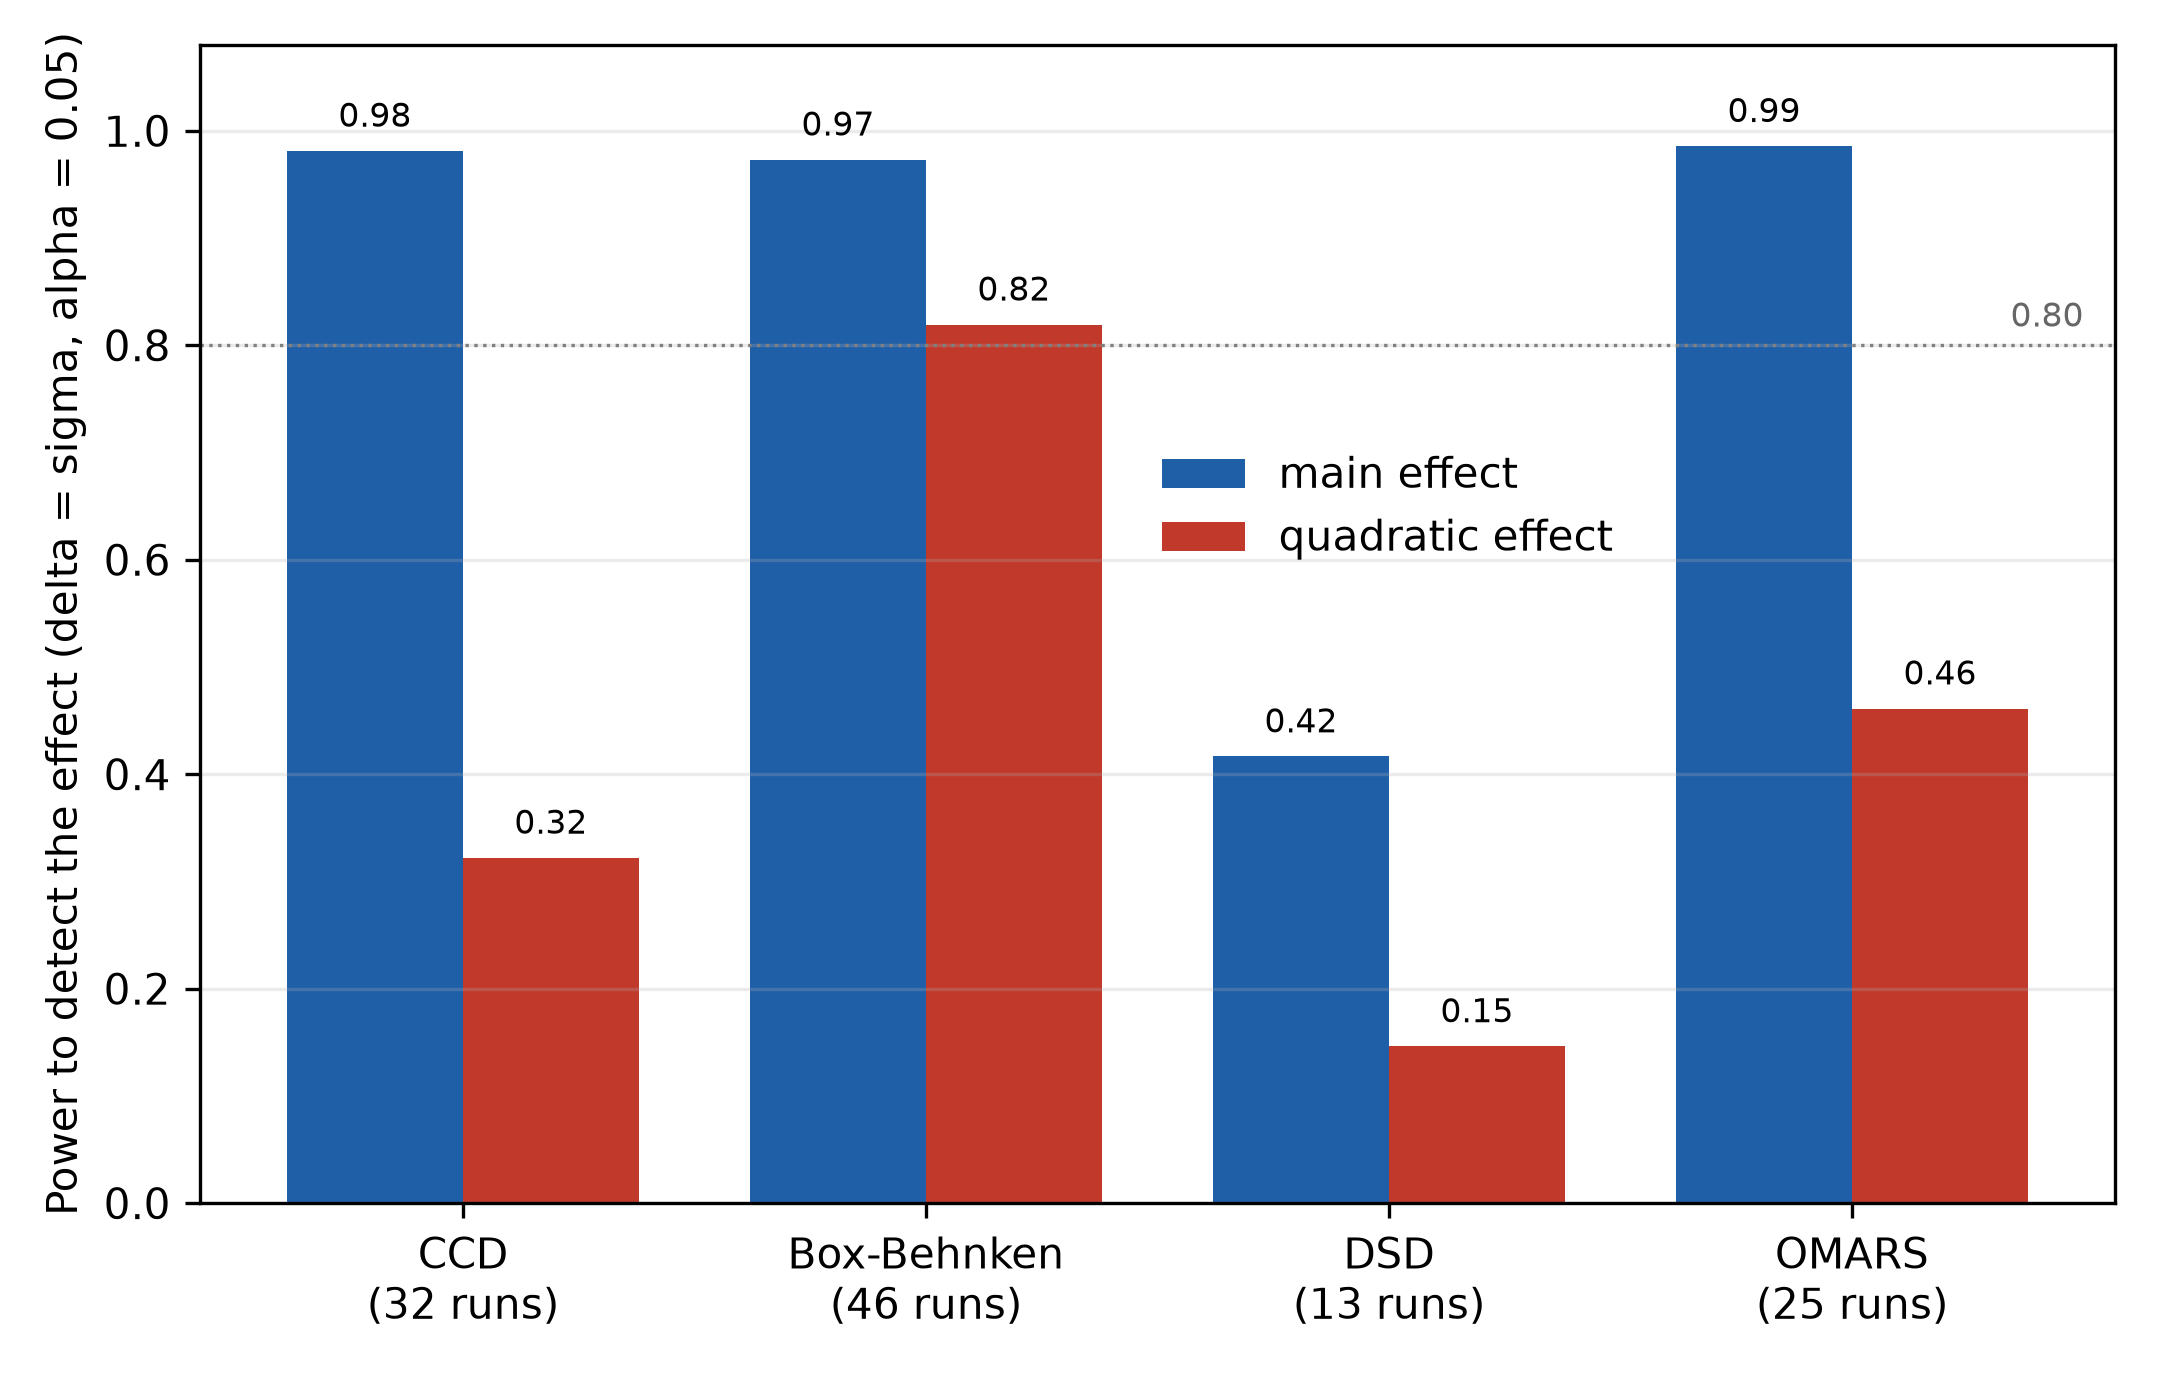

Python code for this plot:
"""Power comparison for the omnibus design-quality subchapter.

Power to detect a main effect and a pure quadratic effect of one noise standard deviation
(delta = sigma) at alpha = 0.05, for the four response-surface-capable designs. Power
rewards the larger run-richer designs, which the scaled prediction variance hides; this is
the practically meaningful headline metric (Goos and Nunez Ares, 2025, their Figure 3).

Reproducible; run from this directory: writes ``power-comparison-six-designs.png``.
"""

import matplotlib.pyplot as plt
import numpy as np

from omnibus_designs import LABELS, RSM_DESIGNS, build_designs, evaluate

designs = build_designs()
results = {name: evaluate(designs[name]) for name in RSM_DESIGNS}

labels = [f"{LABELS[n].split('(')[0].strip()}\n({results[n]['N']} runs)" for n in RSM_DESIGNS]
power_main = [results[n]["power_main"] for n in RSM_DESIGNS]
power_quad = [results[n]["power_quad"] for n in RSM_DESIGNS]

x = np.arange(len(RSM_DESIGNS))
width = 0.38
fig, ax = plt.subplots(figsize=(7.2, 4.6))
b1 = ax.bar(x - width / 2, power_main, width, label="main effect", color="#1f5fa8")
b2 = ax.bar(x + width / 2, power_quad, width, label="quadratic effect", color="#c0392b")
for bars in (b1, b2):
    for rect in bars:
        ax.text(rect.get_x() + rect.get_width() / 2, rect.get_height() + 0.015,
                f"{rect.get_height():.2f}", ha="center", va="bottom", fontsize=8)

ax.set_ylabel("Power to detect the effect (delta = sigma, alpha = 0.05)")
ax.set_ylim(0, 1.08)
ax.set_xticks(x)
ax.set_xticklabels(labels)
ax.axhline(0.8, color="0.5", lw=0.8, ls=":")
ax.text(len(RSM_DESIGNS) - 0.5, 0.81, "0.80", color="0.4", fontsize=8, va="bottom", ha="right")
ax.legend(frameon=False, loc="center", bbox_to_anchor=(0.62, 0.60))
ax.grid(axis="y", alpha=0.25)
fig.tight_layout()
fig.savefig("power-comparison-six-designs.png", dpi=300, facecolor="w", edgecolor="w",
            orientation="portrait", format=None, transparent=True)
print("saved power-comparison-six-designs.png")
